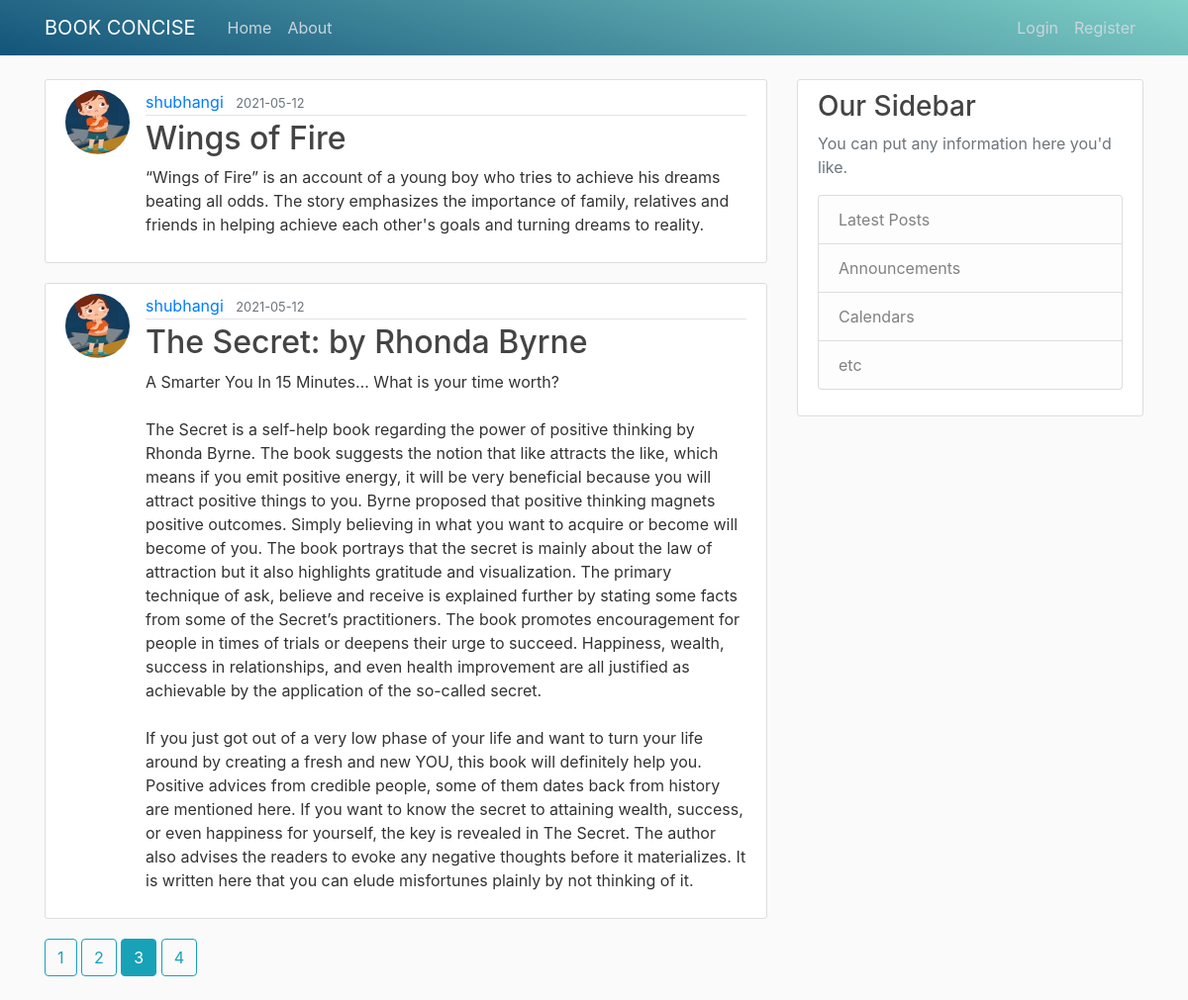
/?page=3, run on the app's committed database.
### app/models.py (models this page shows, shortened)
class Post(db.Model,UserMixin):
	id = db.Column(db.Integer, primary_key = True)
	title = db.Column(db.String(100), nullable = False)
	date_posted = db.Column(db.DateTime,nullable = False,default = datetime.utcnow)
	content = db.Column(db.Text, nullable = False)
	user_id = db.Column(db.Integer, db.ForeignKey('user.id'),nullable = False)

class User(db.Model,UserMixin):
	id = db.Column(db.Integer, primary_key = True)
	username = db.Column(db.String(20),unique = True, nullable = False)
	email = db.Column(db.String(120),unique = True, nullable = False)
	image_file = db.Column(db.String(20), nullable = False, default = 'default.jpg')
	password = db.Column(db.String(60), nullable = False)
	posts = db.relationship('Post', backref = 'author', lazy = True)

### app/routes.py (the view)
@app.route('/')
def home():
	page = request.args.get('page', 1, type=int)
	posts = Post.query.order_by(Post.date_posted.desc()).paginate(page=page, per_page=2)
	return render_template('home.html', posts = posts)

### app/templates/home.html
{%  extends "layout.html" %}
{% block content %}
		{% for post in posts.items %}
		<article class="media content-section">
			<img class = "rounded-circle article-img "src="{{ url_for('static', filename = 'profile_pics/' + post.author.image_file) }}">
		  <div class="media-body">
		    <div class="article-metadata">
		      <a class="mr-2" href="{{ url_for('user_posts', username=post.author.username) }}">{{ post.author.username }}</a>
		      <small class="text-muted">{{ post.date_posted.strftime('%Y-%m-%d')}}</small>
		    </div>
		    <h2><a class="article-title" href="{{ url_for('post', post_id=post.id) }}">{{ post.title }}</a></h2>
		    <p class="article-content">{{ post.content }}</p>
		  </div>
</article>
{% endfor %}
		{% for page_num in posts.iter_pages(left_edge=1, right_edge=1, left_current=1, right_current=2) %}
		      {% if page_num %}
		        {% if posts.page == page_num %}
		          <a class="btn btn-info mb-4" href="{{ url_for('home', page=page_num) }}">{{ page_num }}</a>
		        {% else %}
          		  <a class="btn btn-outline-info mb-4" href="{{ url_for('home', page=page_num) }}">{{ page_num }}</a>
		        {% endif %}
		        {% endif %}
		{% endfor %}
{% endblock content %}

### app/static/main.css (style rules this page uses)
body { background: #fafafa; color: #333333; margin-top: 5rem; }
h1, h2, h3, h4, h5, h6 { color: #444444; }
.content-section { background: #ffffff; padding: 10px 20px; border: 1px solid #dddddd; border-radius: 3px; margin-bottom: 20px; }
.article-title { color: #444444; }
.article-content { white-space: pre-line; }
.article-img { height: 65px; width: 65px; margin-right: 16px; }
.article-metadata { padding-bottom: 1px; margin-bottom: 4px; border-bottom: 1px solid #e3e3e3 }

### data on the page
Post: image_file (picture), author.username "shubhangi", date_posted "2021-05-12", title "Wings of Fire", content "“Wings of Fire” is an account of a young boy who tries to achieve his dreams beating all odds. The story emphasizes the importance of family, relatives and friends in helping achieve each other's goals and turning dreams to reality."
Post: image_file (picture), author.username "shubhangi", date_posted "2021-05-12", title "The Secret: by Rhonda Byrne", content "A Smarter You In 15 Minutes… What is your time worth? The Secret is a self-help book regarding the power of positive thinking by Rhonda Byrne. The book suggests the notion that like attracts the like, which means if you emit positive energy, it will be very beneficial because you will attract positive things to you. Byrne proposed that positive thinking magnets positive outcomes. Simply believing in what you want to acquire or become will become of you. The book portrays that the secret is mainly about the law of attraction but it also highlights gratitude and visualization. The primary technique of ask, believe and receive is explained further by stating some facts from some of the…"

### other printed values
{{ page_num }} "1" "2" "4"
{{ page_num }} "3"
